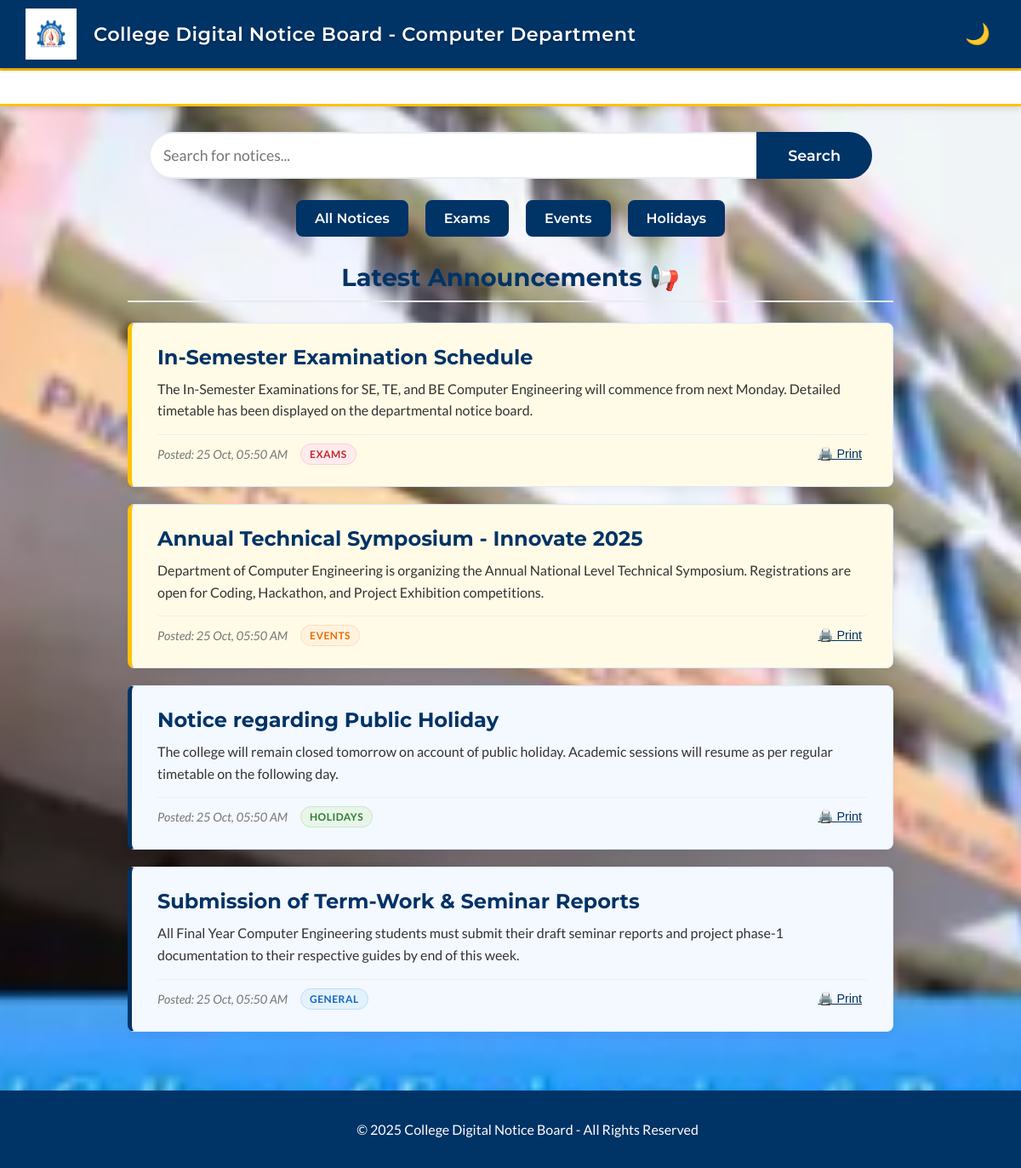
The page / on the database its author committed.
### tables this page shows
CREATE TABLE `notices` (
  `id` INT(11) NOT NULL AUTO_INCREMENT,
  `title` VARCHAR(255) NOT NULL,
  `content` TEXT NOT NULL,
  `is_pinned` TINYINT(1) NOT NULL DEFAULT 0,
  `created_at` TIMESTAMP NOT NULL DEFAULT CURRENT_TIMESTAMP,
  PRIMARY KEY (`id`)
);

### index.php (the view, shortened to what this page needs)
<?php
include 'config.php';
?>
<!DOCTYPE html>
<html lang="en">
<head>
  <link rel="stylesheet" href="style.css">
</head>
<body>
  <header class="main-header">
    <img src="logo.png" alt="College Logo" class="logo">
    <h1>College Digital Notice Board - Computer Department</h1>
    <button id="dark-mode-toggle" title="Toggle dark mode"></button>
  </header>
  <main>
    <?php
    $conn_ticker = new mysqli($servername, $username, $password, $dbname, 3307);
    $sql_ticker = "SELECT title FROM notices WHERE is_pinned = 1 ORDER BY created_at DESC";
    $result_ticker = $conn_ticker->query($sql_ticker);
    if ($result_ticker && $result_ticker->num_rows > 0) {
        echo '<div class="ticker-wrap"><div class="ticker">';
        echo '</div></div>';
    }
    ?>
    <div class="notice-list-container">
      <div class="home-button-container" style="margin-bottom: 15px;">
          <form action="index.php" method="GET" class="search-container" style="display:flex; justify-content:center; margin: 0 auto; max-width: 800px; width: 100%;">
             <input type="text" id="search-input" name="search" placeholder="Search for notices..."
             style="flex-grow: 1; padding: 15px; border: 2px solid #e9ecef; border-right: none; border-radius: 30px 0 0 30px; outline: none; font-family: 'Lato', sans-serif; font-size: 1.1rem;"
             autocomplete="off"
             value="<?php echo isset($_GET['search']) ? htmlspecialchars($_GET['search']) : ''; ?>">
    <button type="submit" class="btn btn-primary"
            style="border-radius: 0 30px 30px 0; margin: 0; padding: 0 35px; border: 2px solid #003366; font-size: 1.1rem; display: flex; align-items: center;">
        Search
    </button>
            </form>
      </div>
      <div class="home-button-container" style="margin-bottom: 30px; display: flex; justify-content: center; gap: 10px; flex-wrap: wrap;">
          <a href="index.php" class="btn btn-primary">All Notices</a>
          <a href="index.php?category=Exams" class="btn btn-primary">Exams</a>
          <a href="index.php?category=Events" class="btn btn-primary">Events</a>
          <a href="index.php?category=Holidays" class="btn btn-primary">Holidays</a>
      </div>
      <h2 class="page-title">Latest Announcements 📢</h2>
      <div id="notice-container">
          <?php
          $conn = new mysqli($servername, $username, $password, $dbname, 3307);
          if ($conn->connect_error) {
              echo "<div class='notice-card'><h3>Database Connection Failed</h3><p>" . $conn->connect_error . "</p></div>";
          } else {
              $sql = "SELECT id, title, content, created_at, is_pinned FROM notices";
              $sql .= " ORDER BY is_pinned DESC, created_at DESC";
              $stmt = $conn->prepare($sql);
              $stmt->execute();
              $result = $stmt->get_result();
              if ($result->num_rows > 0) {
                  while ($row = $result->fetch_assoc()) {
                      $card_class = $row['is_pinned'] == 1 ? 'notice-card pinned' : 'notice-card';
                      $full_content = $row['content'];
                      $cat_badge = "";
                      $clean_content = $full_content;
                      if (preg_match('/^\[(.*?)\]/', $full_content, $matches)) {
                          $cat_name = $matches[1];
                          $clean_content = trim(str_replace("[$cat_name]", "", $full_content));
                          $badge_color_class = "cat-general";
                          if (stripos($cat_name, 'Exam') !== false) $badge_color_class = "cat-exam";
                          if (stripos($cat_name, 'Event') !== false) $badge_color_class = "cat-event";
                          if (stripos($cat_name, 'Holiday') !== false) $badge_color_class = "cat-holiday";
                          $cat_badge = "<span class='category-badge $badge_color_class'>$cat_name</span>";
                      }
                      echo "<div class='" . $card_class . "'>";
                      $post_date = new DateTime($row['created_at']);
                      $now = new DateTime();
                      $diff = $now->diff($post_date);
                      $hours = ($diff->days * 24) + $diff->h;
                      $title = htmlspecialchars($row['title']);
                      if ($hours < 1) {
                          echo "<h2>" . $title . " <span class='pulse-badge'>JUST NOW</span></h2>";
                      } elseif ($diff->days < 1) {
                          echo "<h2>" . $title . " <span class='new-badge'>NEW!</span></h2>";
                      } else {
                          echo "<h2>" . $title . "</h2>";
                      }
                      echo "<p class='notice-content'>" . htmlspecialchars($clean_content) . "</p>";
                      echo "<div class='card-footer-line'>";
                          echo "<small>Posted: " . htmlspecialchars(date('d M, h:i A', strtotime($row['created_at']))) . "</small>";
                          echo $cat_badge;
                          echo "<button onclick='printNotice(this)' class='print-btn'>🖨️ Print</button>";
                      echo "</div>";
                      echo "</div>";
                  }
              } else {
                  echo "<div class='notice-card'><p>No announcements found.</p></div>";
              }
          }
          ?>
      </div>
    </div>
  </main>
  <footer class="main-footer">
    <p>© 2025 College Digital Notice Board - All Rights Reserved</p>
  </footer>
</body>
</html>
</body>
</html>

### rows shown on the page
notices: title "In-Semester Examination Schedule", content "The In-Semester Examinations for SE, TE, and BE Computer Engineering will commence from next Monday. Detailed timetable has been displayed on the departmental notice board.", created_at "25 Oct, 05:50 AM", cat_name "EXAMS"
notices: title "Annual Technical Symposium - Innovate 2025", content "Department of Computer Engineering is organizing the Annual National Level Technical Symposium. Registrations are open for Coding, Hackathon, and Project Exhibition competitions.", created_at "25 Oct, 05:50 AM", cat_name "EVENTS"
notices: title "Notice regarding Public Holiday", content "The college will remain closed tomorrow on account of public holiday. Academic sessions will resume as per regular timetable on the following day.", created_at "25 Oct, 05:50 AM", cat_name "HOLIDAYS"
notices: title "Submission of Term-Work & Seminar Reports", content "All Final Year Computer Engineering students must submit their draft seminar reports and project phase-1 documentation to their respective guides by end of this week.", created_at "25 Oct, 05:50 AM", cat_name "GENERAL"
